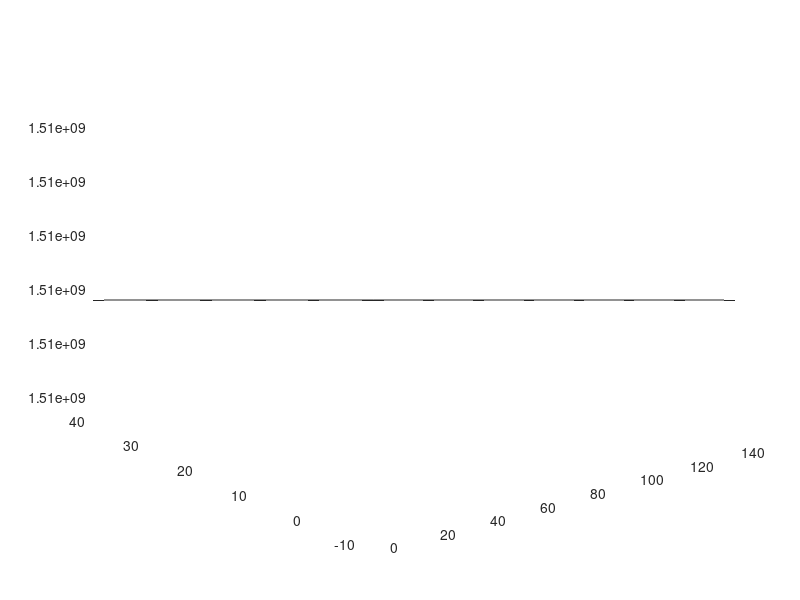

The MATLAB script that drew this image:
clear, clc, close all
%A=textread('log_camera_2.csv','%s')

x1 = [0.98220;
   2.08226;
   3.41805;
   3.02517;
   4.75384;
   4.51811;
   4.43953;
   5.22529;
   5.69675;
   5.38244;
   5.77532;
   5.85390;
   6.79681;
   7.11111;
   8.05402;
   8.28975;
   7.81829;
   8.44690;
   9.62554;
   9.07551;
  10.96133;
   9.93984;
  10.41130;
  11.03990;
  11.35421;
  11.90424;
  12.37569;
  12.68999;
  13.08287;
  13.08287;
  13.63290;
  14.02578;
  14.65439;
  15.28300;
  16.06875;
  16.22591;
  15.91160;
  15.99018;
  16.14733;
  16.93309;
  17.40454;
  17.87600;
  18.11172;
  18.89748;
  19.44751;
  19.68324;
  19.21179;
  20.15470;
  20.07612;
  21.17618;
  21.25476;
  21.41191;
  22.11909;
  22.27624;
  22.27624;
  23.06200;
  23.14058;
  23.45488;
  23.76918;
  23.92634;
  24.86924;
  25.49785;
  25.89073;
  25.57643;
  25.65500;
  26.36219;
  26.36219;
  26.59791;
  27.30510;
  26.99079;
  27.61940;
  27.30510;
  28.56231;
  28.40516;
  28.24800;
  28.87661;
  28.95519;
  28.71946;
  29.03376;
  29.34807;
  30.29098;
  29.58379;
  30.05525;
  29.97667;
  29.97667;
  30.68386;
  30.05525;
  30.44813;
  30.52670;
  30.36955;
  30.21240;
  30.68386;
  31.31246;
  31.54819;
  31.62676;
  31.86249;
  32.41252;
  31.62676;
  31.62676;
  32.17680;
  32.33395;
  31.78392;
  32.41252;
  32.09822;
  32.09822;
  32.41252;
  32.49110;
  32.56967;
  32.49110;
  32.33395;
  33.27686;
  32.80540;
  32.96255;
  33.11971;
  32.72683;
  33.35543;
  33.27686;
  33.35543;
  33.11971;
  33.19828;
  33.19828;
  33.11971;
  33.43401;
  33.59116;
  33.90546;
  34.06262;
  33.66974;
  33.82689;
  33.90546;
  34.45549;
  34.37692;
  34.29834;
  34.45549;
  34.84837;
  34.45549;
  35.39840;
  35.31983;
  35.63413;
  36.26274;
  36.26274;
  36.65562;
  36.49847;
  37.67710;
  36.10559;
  37.44138;
  37.51995;
  37.12707;
  38.46286;
  38.06998;
  38.14856;
  39.40577;
  39.64150;
  39.09147;
  39.72007;
  39.56292;
  40.66298;
  39.56292;
  40.34868;
  40.11295;
  41.29159;
  40.50583;
  41.13444;
  41.52732;
  41.99877;
  41.84162;
  42.62738;
  43.02026;
  43.41314;
  43.57029;
  43.49171;
  44.82750;
  44.35605;
  44.43462;
  44.90608;
  45.92756;
  45.61326;
  46.08471;
  46.87047;
  46.87047;
  46.94905;
  47.26335;
  46.79190;
  48.04911;
  47.89196;
  48.67772;
  48.04911;
  49.77778;
  50.40638;
  49.69920;
  50.01351;
  50.87784;
  50.56354;
  50.01351;
  51.58502;
  52.52793;
  52.29220;
  51.97790;
  52.52793;
  53.54942;
  53.94230;
  54.02087;
  53.94230;
  54.88521;
  54.02087;
  54.49233;
  54.96378;
  55.51381;
  55.35666;
  56.06384;
  55.90669;
  56.29957;
  56.22099;
  57.08533;
  56.92818;
  57.47821;
  58.02824;
  58.34254;
  58.49969;
  58.73542;
  58.65684;
  59.28545;
  59.52118;
  59.83548;
  60.93554;
  60.85697;
  61.01412;
  61.72130;
  61.24985;
  62.11418;
  62.27133;
  62.19276;
  62.50706;
  63.68570;
  63.52855;
  63.68570;
  64.23573;
  63.92142;
  63.92142;
  64.15715;
  64.70718;
  64.70718;
  65.49294;
  64.86433;
  65.02149;
  65.25721;
  65.02149;
  65.80724;
  67.45734;
  65.33579;
  65.96440;
  66.82873;
  67.37876;
  67.30018;
  66.82873;
  67.22161;
  67.14303;
  67.06446;
  68.00737;
  67.85021;
  68.16452;
  68.16452;
  68.63597;
  69.18600;
  68.79312;
  69.34316;
  69.34316;
  69.81461;
  70.44322;
  69.57888;
  70.20749;
  70.52179;
  70.67894;
  71.07182;
  71.46470;
  71.46470;
  71.38613;
  71.70043;
  71.30755;
  71.70043;
  72.48619;
  72.64334;
  73.03622;
  72.56476;
  73.35052;
  73.66483;
  72.87907;
  73.42910;
  73.42910;
  74.29343;
  73.74340;
  74.45058;
  74.60773;
  74.92204;
  74.37201;
  75.00061;
  75.00061;
  75.31492;
  75.07919;
  75.39349;
  74.68631;
  76.10068;
  75.55064;
  75.62922;
  75.07919;
  75.23634;
  76.17925;
  74.84346;
  76.41498;
  75.86495;
  77.27931;
  76.96501;
  76.25783;
  76.80786;
  77.35789;
  77.12216;
  77.27931;
  77.82934;
  78.14365;
  78.45795;
  79.24371;
  79.24371;
  78.37937;
  79.24371;
  79.95089;
  80.02947;
  79.32228;
  81.75813;
  81.05095;
  81.12953;
  81.60098;
  81.91529;
  82.15101;
  81.91529;
  81.83671;
  83.48680;
  83.72253;
  83.48680;
  84.11541;
  84.66544;
  85.37262;
  84.82259;
  85.60835;
  85.92265;
  86.47268;
  86.86556;
  86.78699;
  87.65132;
  88.27993;
  88.59423;
  88.75138;
  89.14426;
  89.93002;
  89.93002;
  89.30141;
  90.55862;
  91.26581;
  91.50153;
  91.97299;
  92.05157;
  93.30878;
  91.89441;
  92.36587;
  92.99448;
  93.85881;
  94.01596;
  94.80172;
  94.88029;
  95.11602;
  94.48742;
  95.35175;
  95.98036;
  96.84469;
  96.92327;
  96.45181;
  98.10190;
  98.25905;
  98.41621;
  98.96624;
  98.96624;
  99.59484;
  99.43769;
  99.28054;
  99.59484;
  99.75200;
 100.06630;
 100.61633;
 100.30203;
 101.08778;
 101.40209;
 101.87354;
 101.95212;
 101.79497;
 102.34500;
 102.34500;
 102.58072;
 102.89503;
 102.58072;
 102.34500;
 103.28791;
 103.75936;
 103.44506;
 104.23082;
 104.38797;
 104.62370;
 105.17373;
 106.03806;
 104.70227;
 105.88091;
 106.66667;
 106.27379;
 106.58809;
 108.08103;
 107.45242;
 108.15961;
 108.15961;
 108.23818;
 108.47391;
 108.70964;
 108.63106;
 110.28115;
 110.35973;
 109.88828;
 110.12400;
 110.83118;
 109.88828;
 111.14549;
 111.45979;
 111.61694;
 112.40270;
 113.18846;
 112.95273;
 113.34561;
 114.44567;
 114.13137;
 114.68140;
 115.15285;
 115.07428;
 115.54573;
 115.93861;
 115.46716;
 115.46716;
 117.35298;
 116.88152;
 116.01719;
 115.93861;
 118.13874;
 116.88152;
 117.90301;
 118.29589;
 119.00307;
 118.68877;
 119.71025;
 119.23880;
 119.71025;
 119.39595;
 121.51750;
 120.18171;
 120.41743;
 121.51750;
 120.57459;
 121.98895;
 122.38183;
 123.32474;
 122.38183;
 123.48189;
 124.26765;
 123.79619;
 125.28913;
 125.28913;
 125.60344;
 125.83917;
 125.83917;
 126.31062;
 126.54635;
 127.01780;
 126.23204;
 126.54635;
 127.01780;
 127.56783;
 127.64641;
 128.43217;
 127.80356;
 127.88214;
 128.90362;
 128.66789;
 129.53223;
 129.45365;];   
f = [  -1.46535;
  -1.38614;
  -0.75248;
  -1.30693;
  -0.83168;
  -0.91089;
  -1.46535;
  -0.83168;
  -1.14851;
  -0.67327;
  -1.06931;
  -1.06931;
  -1.62376;
  -2.09901;
  -0.99010;
  -1.70297;
  -2.01980;
  -0.43564;
  -2.01980;
  -1.54455;
  -1.78218;
  -2.25743;
  -1.94059;
  -1.30693;
  -1.14851;
  -1.86139;
  -1.94059;
  -1.38614;
  -1.78218;
  -2.33663;
  -1.70297;
  -2.01980;
  -1.70297;
  -0.91089;
  -1.30693;
  -1.46535;
  -1.22772;
  -1.38614;
  -1.30693;
  -1.30693;
  -0.11881;
  -0.91089;
  -0.67327;
  -0.03960;
  -0.43564;
   0.43564;
   0.35644;
   0.27723;
   0.83168;
   0.83168;
   0.67327;
   0.59406;
   0.99010;
   2.33663;
   1.78218;
   2.25743;
   2.25743;
   2.09901;
   2.97030;
   2.57426;
   3.52475;
   3.92079;
   4.00000;
   4.15842;
   4.39604;
   4.95050;
   5.42574;
   5.02970;
   4.95050;
   6.05941;
   6.37624;
   6.69307;
   6.61386;
   6.85149;
   7.24752;
   7.64356;
   8.03960;
   8.27723;
   8.75248;
   8.75248;
   8.59406;
   9.94059;
  10.09901;
  10.33663;
  11.28713;
  10.65347;
  11.20792;
  12.07921;
  12.31683;
  13.18812;
  13.34653;
  13.66337;
  13.34653;
  13.50495;
  13.74257;
  14.29703;
  15.16832;
  15.80198;
  16.11881;
  15.88119;
  16.19802;
  17.38614;
  17.22772;
  16.59406;
  18.17822;
  18.57426;
  18.97030;
  19.20792;
  19.84158;
  20.15842;
  20.55446;
  20.00000;
  20.55446;
  20.55446;
  21.34653;
  21.66337;
  21.66337;
  22.05941;
  22.61386;
  23.32673;
  23.88119;
  24.43564;
  24.43564;
  24.83168;
  24.75248;
  25.14851;
  25.46535;
  26.41584;
  26.81188;
  25.78218;
  27.52475;
  27.28713;
  27.84158;
  26.89109;
  27.68317;
  28.63366;
  28.79208;
  29.10891;
  29.34653;
  29.34653;
  29.34653;
  30.29703;
  30.21782;
  30.61386;
  31.16832;
  31.48515;
  31.32673;
  31.96040;
  31.48515;
  31.88119;
  32.75248;
  32.75248;
  32.43564;
  33.14851;
  33.70297;
  33.22772;
  34.41584;
  34.33663;
  33.86139;
  34.41584;
  34.33663;
  34.65347;
  34.65347;
  35.28713;
  35.92079;
  35.20792;
  35.44554;
  35.04950;
  35.92079;
  36.63366;
  35.92079;
  36.39604;
  36.23762;
  37.50495;
  36.39604;
  36.71287;
  36.71287;
  36.87129;
  36.95050;
  36.95050;
  38.13861;
  37.10891;
  37.82178;
  37.18812;
  37.74257;
  38.21782;
  37.74257;
  37.02970;
  38.29703;
  38.21782;
  38.45545;
  37.58416;
  38.05941;
  38.29703;
  37.58416;
  38.05941;
  37.34653;
  37.66337;
  38.69307;
  38.61386;
  36.87129;
  37.98020;
  36.87129;
  37.10891;
  37.26733;
  37.74257;
  38.13861;
  37.02970;
  37.26733;
  37.10891;
  37.74257;
  37.98020;
  37.66337;
  37.58416;
  36.63366;
  36.87129;
  36.55446;
  37.34653;
  36.55446;
  36.23762;
  36.63366;
  35.84158;
  35.84158;
  35.84158;
  35.36634;
  35.20792;
  35.76238;
  35.92079;
  35.12871;
  35.68317;
  34.17822;
  34.89109;
  35.36634;
  34.65347;
  34.41584;
  33.30693;
  32.35644;
  32.51485;
  33.22772;
  32.03960;
  32.03960;
  32.35644;
  31.96040;
  31.72277;
  31.08911;
  31.40594;
  30.77228;
  31.16832;
  30.45545;
  29.98020;
  30.37624;
  30.45545;
  29.10891;
  28.87129;
  28.55446;
  28.39604;
  28.23762;
  27.76238;
  27.28713;
  27.04950;
  26.89109;
  27.44554;
  26.49505;
  27.12871;
  25.62376;
  25.54455;
  24.03960;
  24.11881;
  24.11881;
  23.96040;
  23.96040;
  22.85149;
  23.40594;
  22.85149;
  22.21782;
  21.58416;
  21.02970;
  20.71287;
  20.71287;
  21.10891;
  20.47525;
  19.36634;
  19.36634;
  19.52475;
  18.57426;
  18.57426;
  17.86139;
  17.54455;
  18.25743;
  17.22772;
  17.38614;
  16.67327;
  16.35644;
  16.43564;
  16.27723;
  15.80198;
  15.16832;
  15.40594;
  14.85149;
  14.45545;
  13.74257;
  14.37624;
  12.71287;
  13.02970;
  12.71287;
  12.87129;
  12.00000;
  11.52475;
  11.44554;
  11.52475;
  11.28713;
  10.81188;
   9.54455;
  10.25743;
   8.99010;
   8.75248;
   8.03960;
   7.56436;
   7.96040;
   7.56436;
   7.08911;
   7.16832;
   6.13861;
   7.00990;
   5.50495;
   6.29703;
   4.55446;
   4.31683;
   4.31683;
   4.39604;
   4.07921;
   3.84158;
   3.12871;
   3.12871;
   2.89109;
   3.04950;
   2.17822;
   2.57426;
   2.81188;
   1.70297;
   2.17822;
   1.70297;
   1.46535;
   1.14851;
   0.83168;
   1.46535;
   0.27723;
   0.83168;
  -0.03960;
   0.35644;
   0.11881;
   0.43564;
   0.67327;
   0.19802;
  -0.19802;
   0.35644;
   0.03960;
   0.75248;
   0.75248;
   0.67327;
   0.67327;
   1.38614;
   0.99010;
   1.14851;
   2.17822;
   1.70297;
   1.78218;
   1.86139;
   0.91089;
   1.78218;
   2.25743;
   1.22772;
   3.36634;
   2.89109;
   2.25743;
   3.60396;
   2.17822;
   2.41584;
   3.84158;
   2.57426;
   4.31683;
   3.28713;
   3.20792;
   3.84158;
   4.79208;
   4.47525;
   5.66337;
   5.42574;
   5.82178;
   5.18812;
   5.42574;
   6.21782;
   6.45545;
   6.45545;
   7.16832;
   7.56436;
   7.72277;
   7.24752;
   8.67327;
   8.35644;
   9.62376;
   8.75248;
   9.86139;
   9.70297;
   9.62376;
  10.65347;
  10.57426;
  10.81188;
  10.65347;
  11.04950;
  11.12871;
  11.76238;
  11.84158;
  12.23762;
  12.95050;
  13.18812;
  13.58416;
  13.58416;
  13.42574;
  13.66337;
  14.37624;
  15.16832;
  14.61386;
  14.21782;
  15.96040;
  15.40594;
  15.48515;
  15.80198;
  15.48515;
  15.32673;
  15.96040;
  15.80198;
  15.80198;
  15.96040;
  15.80198;
  15.96040;
  15.96040;
  16.11881;
  15.72277;
  16.43564;
  16.27723;
  16.03960;
  15.88119;
  16.11881;
  16.43564;
  16.27723;
  16.11881;
  16.67327;
  16.99010;
  16.19802;
  16.43564;
  15.16832;
  16.19802;
  16.51485;
  15.96040;
  15.72277;
  16.99010;
  15.64356;
  15.96040;
  16.67327;
  16.43564;
  16.27723;
  16.43564;
  16.03960;
  16.83168;
  15.24752;
  15.40594;
  14.37624;
  15.96040;
  14.85149;
  15.72277;
  14.85149;
  14.61386;
  14.29703;
  14.05941;
  13.90099;
  14.53465;
  14.05941;
  14.13861;
  13.82178;
  12.79208;
  13.66337;
  12.55446;
  13.02970;
  12.87129;
  11.92079;
  11.76238;];
t=[ 1509976324.00000;
1509976324.03335;
1509976324.06670;
1509976324.10005;
1509976324.13340;
1509976324.16676;
1509976324.20011;
1509976324.23346;
1509976324.26681;
1509976324.30016;
1509976324.33351;
1509976324.36686;
1509976324.40021;
1509976324.43356;
1509976324.46691;
1509976324.50027;
1509976324.53362;
1509976324.56697;
1509976324.60032;
1509976324.63367;
1509976324.66702;
1509976324.70037;
1509976324.73372;
1509976324.76707;
1509976324.80042;
1509976324.83378;
1509976324.86713;
1509976324.90048;
1509976324.93383;
1509976324.96718;
1509976325.00053;
1509976325.03388;
1509976325.06723;
1509976325.10058;
1509976325.13394;
1509976325.16729;
1509976325.20064;
1509976325.23399;
1509976325.26734;
1509976325.30069;
1509976325.33404;
1509976325.36739;
1509976325.40074;
1509976325.43409;
1509976325.46745;
1509976325.50080;
1509976325.53415;
1509976325.56750;
1509976325.60085;
1509976325.63420;
1509976325.66755;
1509976325.70090;
1509976325.73425;
1509976325.76760;
1509976325.80096;
1509976325.83431;
1509976325.86766;
1509976325.90101;
1509976325.93436;
1509976325.96771;
1509976326.00106;
1509976326.03441;
1509976326.06776;
1509976326.10111;
1509976326.13447;
1509976326.16782;
1509976326.20117;
1509976326.23452;
1509976326.26787;
1509976326.30122;
1509976326.33457;
1509976326.36792;
1509976326.40127;
1509976326.43463;
1509976326.46798;
1509976326.50133;
1509976326.53468;
1509976326.56803;
1509976326.60138;
1509976326.63473;
1509976326.66808;
1509976326.70143;
1509976326.73478;
1509976326.76814;
1509976326.80149;
1509976326.83484;
1509976326.86819;
1509976326.90154;
1509976326.93489;
1509976326.96824;
1509976327.00159;
1509976327.03494;
1509976327.06830;
1509976327.10165;
1509976327.13500;
1509976327.16835;
1509976327.20170;
1509976327.23505;
1509976327.26840;
1509976327.30175;
1509976327.33510;
1509976327.36845;
1509976327.40181;
1509976327.43516;
1509976327.46851;
1509976327.50186;
1509976327.53521;
1509976327.56856;
1509976327.60191;
1509976327.63526;
1509976327.66861;
1509976327.70196;
1509976327.73532;
1509976327.76867;
1509976327.80202;
1509976327.83537;
1509976327.86872;
1509976327.90207;
1509976327.93542;
1509976327.96877;
1509976328.00212;
1509976328.03548;
1509976328.06883;
1509976328.10218;
1509976328.13553;
1509976328.16888;
1509976328.20223;
1509976328.23558;
1509976328.26893;
1509976328.30228;
1509976328.33563;
1509976328.36899;
1509976328.40234;
1509976328.43569;
1509976328.46904;
1509976328.50239;
1509976328.53574;
1509976328.56909;
1509976328.60244;
1509976328.63579;
1509976328.66914;
1509976328.70250;
1509976328.73585;
1509976328.76920;
1509976328.80255;
1509976328.83590;
1509976328.86925;
1509976328.90260;
1509976328.93595;
1509976328.96930;
1509976329.00265;
1509976329.03601;
1509976329.06936;
1509976329.10271;
1509976329.13606;
1509976329.16941;
1509976329.20276;
1509976329.23611;
1509976329.26946;
1509976329.30281;
1509976329.33617;
1509976329.36952;
1509976329.40287;
1509976329.43622;
1509976329.46957;
1509976329.50292;
1509976329.53627;
1509976329.56962;
1509976329.60297;
1509976329.63632;
1509976329.66968;
1509976329.70303;
1509976329.73638;
1509976329.76973;
1509976329.80308;
1509976329.83643;
1509976329.86978;
1509976329.90313;
1509976329.93648;
1509976329.96983;
1509976330.00319;
1509976330.03654;
1509976330.06989;
1509976330.10324;
1509976330.13659;
1509976330.16994;
1509976330.20329;
1509976330.23664;
1509976330.26999;
1509976330.30335;
1509976330.33670;
1509976330.37005;
1509976330.40340;
1509976330.43675;
1509976330.47010;
1509976330.50345;
1509976330.53680;
1509976330.57015;
1509976330.60350;
1509976330.63686;
1509976330.67021;
1509976330.70356;
1509976330.73691;
1509976330.77026;
1509976330.80361;
1509976330.83696;
1509976330.87031;
1509976330.90366;
1509976330.93701;
1509976330.97037;
1509976331.00372;
1509976331.03707;
1509976331.07042;
1509976331.10377;
1509976331.13712;
1509976331.17047;
1509976331.20382;
1509976331.23717;
1509976331.27052;
1509976331.30388;
1509976331.33723;
1509976331.37058;
1509976331.40393;
1509976331.43728;
1509976331.47063;
1509976331.50398;
1509976331.53733;
1509976331.57068;
1509976331.60404;
1509976331.63739;
1509976331.67074;
1509976331.70409;
1509976331.73744;
1509976331.77079;
1509976331.80414;
1509976331.83749;
1509976331.87084;
1509976331.90419;
1509976331.93755;
1509976331.97090;
1509976332.00425;
1509976332.03760;
1509976332.07095;
1509976332.10430;
1509976332.13765;
1509976332.17100;
1509976332.20435;
1509976332.23770;
1509976332.27106;
1509976332.30441;
1509976332.33776;
1509976332.37111;
1509976332.40446;
1509976332.43781;
1509976332.47116;
1509976332.50451;
1509976332.53786;
1509976332.57122;
1509976332.60457;
1509976332.63792;
1509976332.67127;
1509976332.70462;
1509976332.73797;
1509976332.77132;
1509976332.80467;
1509976332.83802;
1509976332.87137;
1509976332.90473;
1509976332.93808;
1509976332.97143;
1509976333.00478;
1509976333.03813;
1509976333.07148;
1509976333.10483;
1509976333.13818;
1509976333.17153;
1509976333.20489;
1509976333.23824;
1509976333.27159;
1509976333.30494;
1509976333.33829;
1509976333.37164;
1509976333.40499;
1509976333.43834;
1509976333.47169;
1509976333.50504;
1509976333.53840;
1509976333.57175;
1509976333.60510;
1509976333.63845;
1509976333.67180;
1509976333.70515;
1509976333.73850;
1509976333.77185;
1509976333.80520;
1509976333.83855;
1509976333.87191;
1509976333.90526;
1509976333.93861;
1509976333.97196;
1509976334.00531;
1509976334.03866;
1509976334.07201;
1509976334.10536;
1509976334.13871;
1509976334.17206;
1509976334.20542;
1509976334.23877;
1509976334.27212;
1509976334.30547;
1509976334.33882;
1509976334.37217;
1509976334.40552;
1509976334.43887;
1509976334.47222;
1509976334.50558;
1509976334.53893;
1509976334.57228;
1509976334.60563;
1509976334.63898;
1509976334.67233;
1509976334.70568;
1509976334.73903;
1509976334.77238;
1509976334.80573;
1509976334.83909;
1509976334.87244;
1509976334.90579;
1509976334.93914;
1509976334.97249;
1509976335.00584;
1509976335.03919;
1509976335.07254;
1509976335.10589;
1509976335.13924;
1509976335.17260;
1509976335.20595;
1509976335.23930;
1509976335.27265;
1509976335.30600;
1509976335.33935;
1509976335.37270;
1509976335.40605;
1509976335.43940;
1509976335.47276;
1509976335.50611;
1509976335.53946;
1509976335.57281;
1509976335.60616;
1509976335.63951;
1509976335.67286;
1509976335.70621;
1509976335.73956;
1509976335.77291;
1509976335.80627;
1509976335.83962;
1509976335.87297;
1509976335.90632;
1509976335.93967;
1509976335.97302;
1509976336.00637;
1509976336.03972;
1509976336.07307;
1509976336.10642;
1509976336.13978;
1509976336.17313;
1509976336.20648;
1509976336.23983;
1509976336.27318;
1509976336.30653;
1509976336.33988;
1509976336.37323;
1509976336.40658;
1509976336.43994;
1509976336.47329;
1509976336.50664;
1509976336.53999;
1509976336.57334;
1509976336.60669;
1509976336.64004;
1509976336.67339;
1509976336.70674;
1509976336.74009;
1509976336.77345;
1509976336.80680;
1509976336.84015;
1509976336.87350;
1509976336.90685;
1509976336.94020;
1509976336.97355;
1509976337.00690;
1509976337.04025;
1509976337.07360;
1509976337.10696;
1509976337.14031;
1509976337.17366;
1509976337.20701;
1509976337.24036;
1509976337.27371;
1509976337.30706;
1509976337.34041;
1509976337.37376;
1509976337.40711;
1509976337.44047;
1509976337.47382;
1509976337.50717;
1509976337.54052;
1509976337.57387;
1509976337.60722;
1509976337.64057;
1509976337.67392;
1509976337.70727;
1509976337.74063;
1509976337.77398;
1509976337.80733;
1509976337.84068;
1509976337.87403;
1509976337.90738;
1509976337.94073;
1509976337.97408;
1509976338.00743;
1509976338.04078;
1509976338.07414;
1509976338.10749;
1509976338.14084;
1509976338.17419;
1509976338.20754;
1509976338.24089;
1509976338.27424;
1509976338.30759;
1509976338.34094;
1509976338.37429;
1509976338.40765;
1509976338.44100;
1509976338.47435;
1509976338.50770;
1509976338.54105;
1509976338.57440;
1509976338.60775;
1509976338.64110;
1509976338.67445;
1509976338.70781;
1509976338.74116;
1509976338.77451;
1509976338.80786;
1509976338.84121;
1509976338.87456;
1509976338.90791;
1509976338.94126;
1509976338.97461;
1509976339.00796;
1509976339.04132;
1509976339.07467;
1509976339.10802;
1509976339.14137;
1509976339.17472;
1509976339.20807;
1509976339.24142;
1509976339.27477;
1509976339.30812;
1509976339.34148;
1509976339.37483;
1509976339.40818;
1509976339.44153;
1509976339.47488;
1509976339.50823;
1509976339.54158;
1509976339.57493;
1509976339.60828;
1509976339.64163;
1509976339.67499;
1509976339.70834;
1509976339.74169;
1509976339.77504;
1509976339.80839;
1509976339.84174;
1509976339.87509;
1509976339.90844;
1509976339.94179;
1509976339.97514;
1509976340.00850;
1509976340.04185;
1509976340.07520;
1509976340.10855;
1509976340.14190;
1509976340.17525;
1509976340.20860;];
plot3(x1,f, t)

